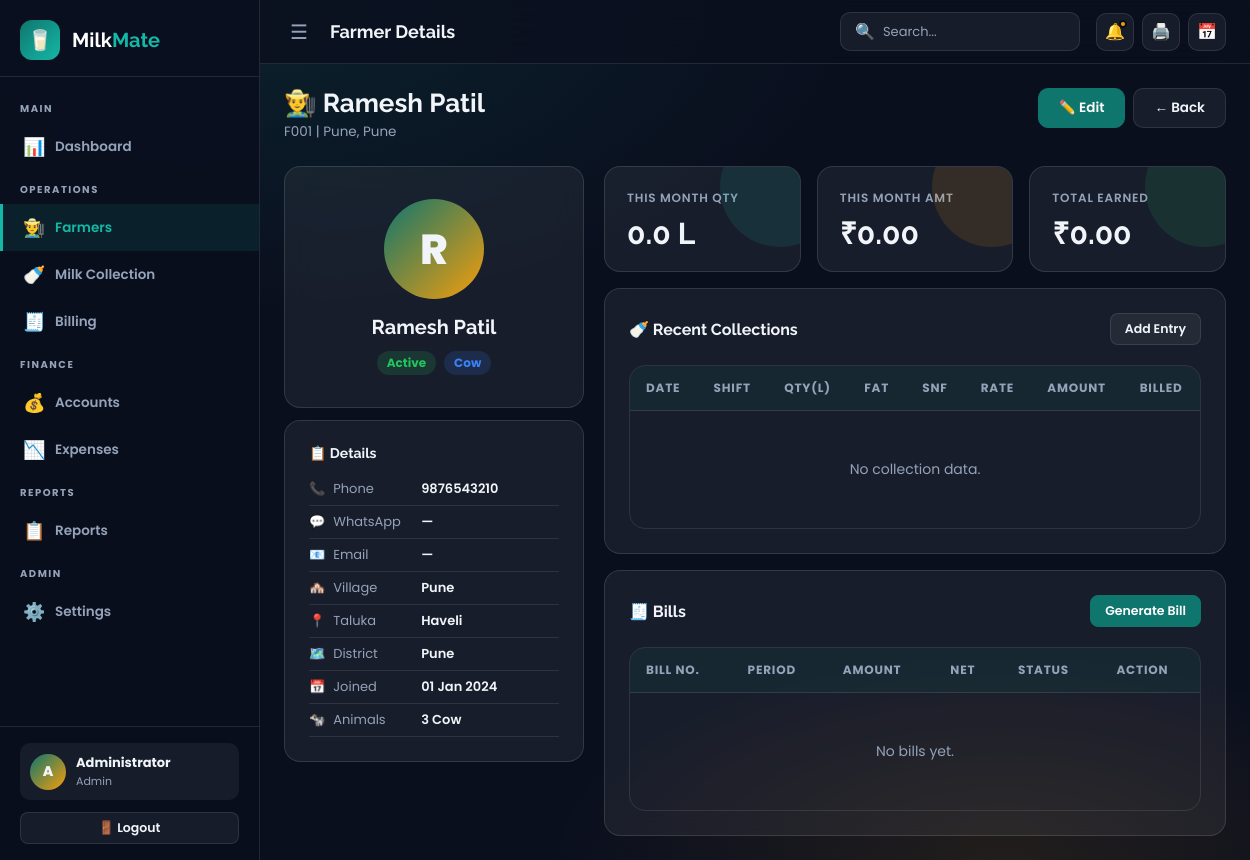
/modules/farmers/view.php?id=1 (signed in), run on the app's committed database.
### tables this page shows
CREATE TABLE IF NOT EXISTS `farmers` (
  `id` INT UNSIGNED AUTO_INCREMENT PRIMARY KEY,
  `farmer_code` VARCHAR(20) NOT NULL UNIQUE,
  `name` VARCHAR(100) NOT NULL,
  `name_marathi` VARCHAR(100) DEFAULT NULL,
  `phone` VARCHAR(15) NOT NULL,
  `whatsapp` VARCHAR(15) DEFAULT NULL,
  `email` VARCHAR(150) DEFAULT NULL,
  `address` TEXT NOT NULL,
  `village` VARCHAR(100) DEFAULT NULL,
  `taluka` VARCHAR(100) DEFAULT NULL,
  `district` VARCHAR(100) DEFAULT NULL,
  `bank_name` VARCHAR(100) DEFAULT NULL,
  `bank_account` VARCHAR(30) DEFAULT NULL,
  `ifsc_code` VARCHAR(20) DEFAULT NULL,
  `aadhar` VARCHAR(20) DEFAULT NULL,
  `photo` VARCHAR(255) DEFAULT NULL,
  `animal_type` ENUM('cow','buffalo','both') DEFAULT 'cow',
  `animal_count` INT DEFAULT 0,
  `joining_date` DATE NOT NULL,
  `is_active` TINYINT(1) DEFAULT 1,
  `notes` TEXT DEFAULT NULL,
  `created_by` INT UNSIGNED DEFAULT NULL,
  `created_at` TIMESTAMP DEFAULT CURRENT_TIMESTAMP,
  `updated_at` TIMESTAMP DEFAULT CURRENT_TIMESTAMP ON UPDATE CURRENT_TIMESTAMP,
  FOREIGN KEY (`created_by`) REFERENCES `users`(`id`) ON DELETE SET NULL
);

### config/app.php (called while the page is built, shortened)
<?php
function formatCurrency($a) { return '₹' . number_format($a, 2); }
?>

### modules/farmers/view.php (the view, shortened to what this page needs)
<?php
require_once dirname(dirname(__DIR__)).'/config/app.php';
$pdo = db();
$id = (int)($_GET['id']??0);
$f = $pdo->prepare("SELECT * FROM farmers WHERE id=? LIMIT 1");
$f->execute([$id]); $f=$f->fetch();
$month = date('Y-m');
$stats = $pdo->prepare("SELECT COALESCE(SUM(quantity),0) as qty, COALESCE(SUM(amount),0) as amt, COUNT(*) as entries FROM milk_collections WHERE farmer_id=? AND DATE_FORMAT(collection_date,'%Y-%m')=?");
$stats->execute([$id,$month]); $stats=$stats->fetch();
$totalAmt = $pdo->prepare("SELECT COALESCE(SUM(amount),0) FROM milk_collections WHERE farmer_id=?");
$totalAmt->execute([$id]); $totalAmt=$totalAmt->fetchColumn();
$recentCols = $pdo->prepare("SELECT * FROM milk_collections WHERE farmer_id=? ORDER BY collection_date DESC, shift LIMIT 20");
$recentCols->execute([$id]); $recentCols=$recentCols->fetchAll();
$bills = $pdo->prepare("SELECT * FROM bills WHERE farmer_id=? ORDER BY created_at DESC LIMIT 10");
$bills->execute([$id]); $bills=$bills->fetchAll();
include dirname(dirname(__DIR__)).'/includes/header.php';
?>
<div class="page-header">
  <div>
    <h1>👨‍🌾 <?=htmlspecialchars($f['name'])?></h1>
    <p class="text-muted"><?=htmlspecialchars($f['farmer_code'])?> | <?=htmlspecialchars($f['village']??'')?>, <?=htmlspecialchars($f['district']??'')?></p>
  </div>
  <div class="d-flex gap-2">
    <a href="edit.php?id=<?=$id?>" class="btn btn-primary">✏️ Edit</a>
    <a href="index.php" class="btn btn-ghost">← Back</a>
  </div>
</div>
<div style="display:grid;grid-template-columns:300px 1fr;gap:20px;" class="responsive-grid">
  <div>
    <div class="card" style="text-align:center;padding:32px;">
      <?php if($f['photo']&&file_exists(UPLOAD_PATH.$f['photo'])): ?>
      <img src="<?=UPLOAD_URL.htmlspecialchars($f['photo'])?>" style="width:100px;height:100px;border-radius:50%;object-fit:cover;border:3px solid var(--primary-light);margin-bottom:16px;">
      <?php else: ?>
      <div style="width:100px;height:100px;border-radius:50%;background:linear-gradient(135deg,var(--primary),var(--accent));display:flex;align-items:center;justify-content:center;font-size:42px;font-weight:700;margin:0 auto 16px;"><?=strtoupper(substr($f['name'],0,1))?></div>
      <?php endif; ?>
      <h2 style="font-size:20px;"><?=htmlspecialchars($f['name'])?></h2>
      <div class="d-flex gap-2 mt-3" style="justify-content:center;">
        <span class="badge badge-<?=$f['is_active']?'success':'danger'?>"><?=$f['is_active']?'Active':'Inactive'?></span>
        <span class="badge badge-info"><?=ucfirst($f['animal_type'])?></span>
      </div>
    </div>
    <div class="card mt-3">
      <h3 style="font-size:14px;margin-bottom:12px;">📋 Details</h3>
      <?php $details=[['📞','Phone',$f['phone']],['💬','WhatsApp',$f['whatsapp']??'—'],['📧','Email',$f['email']??'—'],['🏘️','Village',$f['village']??'—'],['📍','Taluka',$f['taluka']??'—'],['🗺️','District',$f['district']??'—'],['📅','Joined',formatDate($f['joining_date'])],['🐄','Animals',$f['animal_count'].' '.ucfirst($f['animal_type'])]]; ?>
      <?php foreach($details as [$ic,$lb,$vl]): ?>
      <div style="display:flex;gap:8px;padding:6px 0;border-bottom:1px solid var(--border);font-size:13px;">
        <span><?=$ic?></span><span class="text-muted" style="width:80px;flex-shrink:0;"><?=$lb?></span><span style="font-weight:500;"><?=htmlspecialchars($vl)?></span>
      </div>
      <?php endforeach; ?>
    </div>
  </div>
  <div>
    <div class="stat-grid mb-4" style="grid-template-columns:repeat(3,1fr);">
      <div class="stat-card teal"><div class="stat-label">This Month Qty</div><div class="stat-value"><?=number_format($stats['qty'],1)?> L</div></div>
      <div class="stat-card amber"><div class="stat-label">This Month Amt</div><div class="stat-value"><?=formatCurrency($stats['amt'])?></div></div>
      <div class="stat-card green"><div class="stat-label">Total Earned</div><div class="stat-value"><?=formatCurrency($totalAmt)?></div></div>
    </div>
    <div class="card mb-4">
      <div class="card-header"><h3 class="card-title">🍼 Recent Collections</h3><a href="<?=APP_URL?>/modules/collections/index.php" class="btn btn-ghost btn-sm">Add Entry</a></div>
      <div class="table-wrapper">
        <table><thead><tr><th>Date</th><th>Shift</th><th>Qty(L)</th><th>FAT</th><th>SNF</th><th>Rate</th><th>Amount</th><th>Billed</th></tr></thead>
        <tbody>
          <?php if(empty($recentCols)): ?><tr><td colspan="8" class="table-empty">No collection data.</td></tr>
          <?php else: foreach($recentCols as $c): ?>
          <tr><td><?=formatDate($c['collection_date'])?></td><td><?=ucfirst($c['shift'])?></td><td><?=number_format($c['quantity'],2)?></td><td><?=number_format($c['fat'],2)?></td><td><?=number_format($c['snf'],2)?></td><td><?=formatCurrency($c['rate'])?></td><td style="font-weight:600;"><?=formatCurrency($c['amount'])?></td><td><?=$c['is_billed']?'<span class="badge badge-success">Yes</span>':'<span class="badge badge-warning">No</span>'?></td></tr>
          <?php endforeach; endif; ?>
        </tbody></table>
      </div>
    </div>
    <div class="card">
      <div class="card-header"><h3 class="card-title">🧾 Bills</h3><a href="<?=APP_URL?>/modules/billing/generate.php?farmer_id=<?=$id?>" class="btn btn-primary btn-sm">Generate Bill</a></div>
      <div class="table-wrapper">
        <table><thead><tr><th>Bill No.</th><th>Period</th><th>Amount</th><th>Net</th><th>Status</th><th>Action</th></tr></thead>
        <tbody>
          <?php if(empty($bills)): ?><tr><td colspan="6" class="table-empty">No bills yet.</td></tr>
          <?php else: foreach($bills as $b): ?>
          <tr><td><?=htmlspecialchars($b['bill_number'])?></td><td style="font-size:12px;"><?=formatDate($b['period_from'])?> – <?=formatDate($b['period_to'])?></td><td><?=formatCurrency($b['total_amount'])?></td><td style="font-weight:700;"><?=formatCurrency($b['net_amount'])?></td>
          <td><span class="badge badge-<?=$b['payment_status']==='paid'?'success':($b['payment_status']==='partial'?'warning':'danger')?>"><?=ucfirst($b['payment_status'])?></span></td>
          <td><a href="<?=APP_URL?>/modules/billing/view.php?id=<?=$b['id']?>" class="btn btn-ghost btn-sm">View</a></td></tr>
          <?php endforeach; endif; ?>
        </tbody></table>
      </div>
    </div>
  </div>
</div>
<?php include dirname(dirname(__DIR__)).'/includes/footer.php'; ?>

### assets/css/app.css (style rules this page uses)
:root { --primary: #0f766e; --primary-light: #14b8a6; --primary-dark: #0d5c56; --accent: #f59e0b; --accent-dark: #d97706; --danger: #ef4444; --success: #22c55e; --warning: #f59e0b; --info: #3b82f6; --bg-dark: #0a0f1e; --bg-card: rgba(255,255,255,0.05); --sidebar-w: 260px; --sidebar-collapsed: 70px; --navbar-h: 64px; --text-primary: #f1f5f9; --text-secondary: #94a3b8; --border: rgba(255,255,255,0.1); --glass: rgba(255,255,255,0.06); --glass-border: rgba(255,255,255,0.12); --shadow: 0 8px 32px rgba(0,0,0,0.4); --radius: 16px; --radius-sm: 10px; --transition: 0.25s ease; }
*, *::before, *::after { box-sizing: border-box; margin: 0; padding: 0; }
html { scroll-behavior: smooth; }
body { font-family: 'Poppins', sans-serif; font-weight: 400; background: var(--bg-dark); color: var(--text-primary); min-height: 100vh; overflow-x: hidden; background-image: radial-gradient(ellipse 80% 60% at 20% 0%, rgba(15,118,110,0.18) 0%, transparent 60%), radial-gradient(ellipse 60% 40% at 80% 100%, rgba(245,158,11,0.10) 0%, transparent 60%); }
h1,h2,h3,h4,h5,h6 { font-family: 'Raleway', sans-serif; font-weight: 700; }
a { text-decoration: none; color: inherit; }
.page-header { margin-bottom: 24px; display: flex; align-items: flex-start; justify-content: space-between; flex-wrap: wrap; gap: 12px; }
.page-header h1 { font-size: 26px; }
.page-header p { color: var(--text-secondary); font-size: 13.5px; margin-top: 4px; }
.card { background: var(--glass); border: 1px solid var(--glass-border); border-radius: var(--radius); backdrop-filter: blur(12px); padding: 24px; transition: transform var(--transition), box-shadow var(--transition), border-color var(--transition); }
.card-header { display: flex; align-items: center; justify-content: space-between; margin-bottom: 20px; }
.card-title { font-family: 'Raleway',sans-serif; font-weight: 700; font-size: 16px; }
.stat-grid { display: grid; grid-template-columns: repeat(auto-fill, minmax(220px,1fr)); gap: 16px; }
.stat-card { background: var(--glass); border: 1px solid var(--glass-border); border-radius: var(--radius); padding: 22px; display: flex; flex-direction: column; gap: 12px; position: relative; overflow: hidden; cursor: default; transition: all var(--transition); }
.stat-card::before { content: ''; position: absolute; top: -40px; right: -40px; width: 120px; height: 120px; border-radius: 50%; opacity: 0.12; transition: transform var(--transition); }
.stat-card.teal::before { background: var(--primary-light); }
.stat-card.amber::before { background: var(--accent); }
.stat-card.green::before { background: var(--success); }
.stat-label { font-size: 12px; font-weight: 500; color: var(--text-secondary); text-transform: uppercase; letter-spacing: 0.8px; }
.stat-value { font-family: 'Raleway',sans-serif; font-size: 30px; font-weight: 700; line-height: 1; }
.btn { display: inline-flex; align-items: center; gap: 8px; padding: 9px 20px; border-radius: var(--radius-sm); font-family: 'Poppins',sans-serif; font-size: 13.5px; font-weight: 500; border: 1px solid transparent; cursor: pointer; transition: all var(--transition); white-space: nowrap; }
.btn-primary { background: var(--primary); color: #fff; border-color: var(--primary); }
.btn-ghost { background: var(--glass); color: var(--text-primary); border-color: var(--border); }
.btn-sm { padding: 6px 14px; font-size: 12.5px; border-radius: 8px; }
.table-wrapper { overflow-x: auto; border-radius: var(--radius); border: 1px solid var(--border); }
table { width: 100%; border-collapse: collapse; }
thead th { background: rgba(15,118,110,0.12); padding: 13px 16px; text-align: left; font-size: 12px; font-weight: 600; color: var(--text-secondary); text-transform: uppercase; letter-spacing: 0.8px; white-space: nowrap; }
tbody td { padding: 13px 16px; font-size: 13.5px; border-top: 1px solid var(--border); vertical-align: middle; }
tbody tr { transition: background var(--transition); }
.table-empty { text-align: center; color: var(--text-secondary); padding: 48px !important; font-size: 14px; }
.badge { display: inline-flex; align-items: center; gap: 5px; padding: 3px 10px; border-radius: 99px; font-size: 12px; font-weight: 600; }
.badge-success { background: rgba(34,197,94,0.15); color: var(--success); }
.badge-info { background: rgba(59,130,246,0.15); color: var(--info); }
.text-muted { color: var(--text-secondary); }
.d-flex { display: flex; }
.gap-2 { gap: 8px; }
.mt-3 { margin-top: 12px; }
.mb-4 { margin-bottom: 16px; }

### data on the page
farmers: name "Ramesh Patil", farmer_code "F001", village "Pune", district "Pune", name "R", animal_type "Cow"

### other printed values
substr($_SESSION['name'] ?? 'U', 0, 1) "A"
$_SESSION['name'] "Administrator"
$_SESSION['role'] "Admin"
$pageTitle "Farmer Details"
$ic "📞"
$lb "Phone"
$vl "9876543210"
$ic "💬"
$lb "WhatsApp"
$vl "—"
$ic "📧"
$lb "Email"
$ic "🏘️"
$lb "Village"
$vl "Pune"
